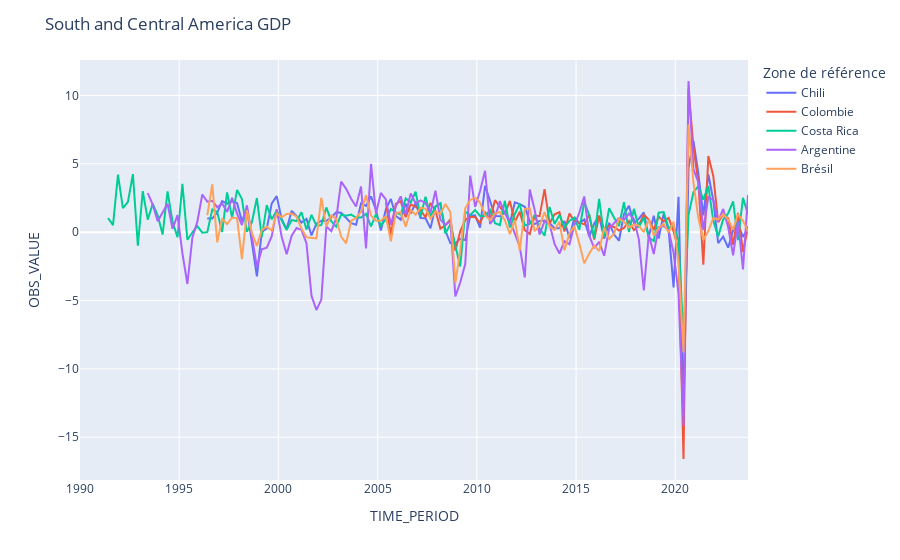

The notebook cell saved with this chart:
### Code cell
fig = px.line(southamerica_gdp, x='TIME_PERIOD', y="OBS_VALUE", color='Zone de référence')
fig.update_layout(xaxis_range=['1990-01-01','2023-09-01'],
                  title_text= "South and Central America GDP ")
fig.show()
